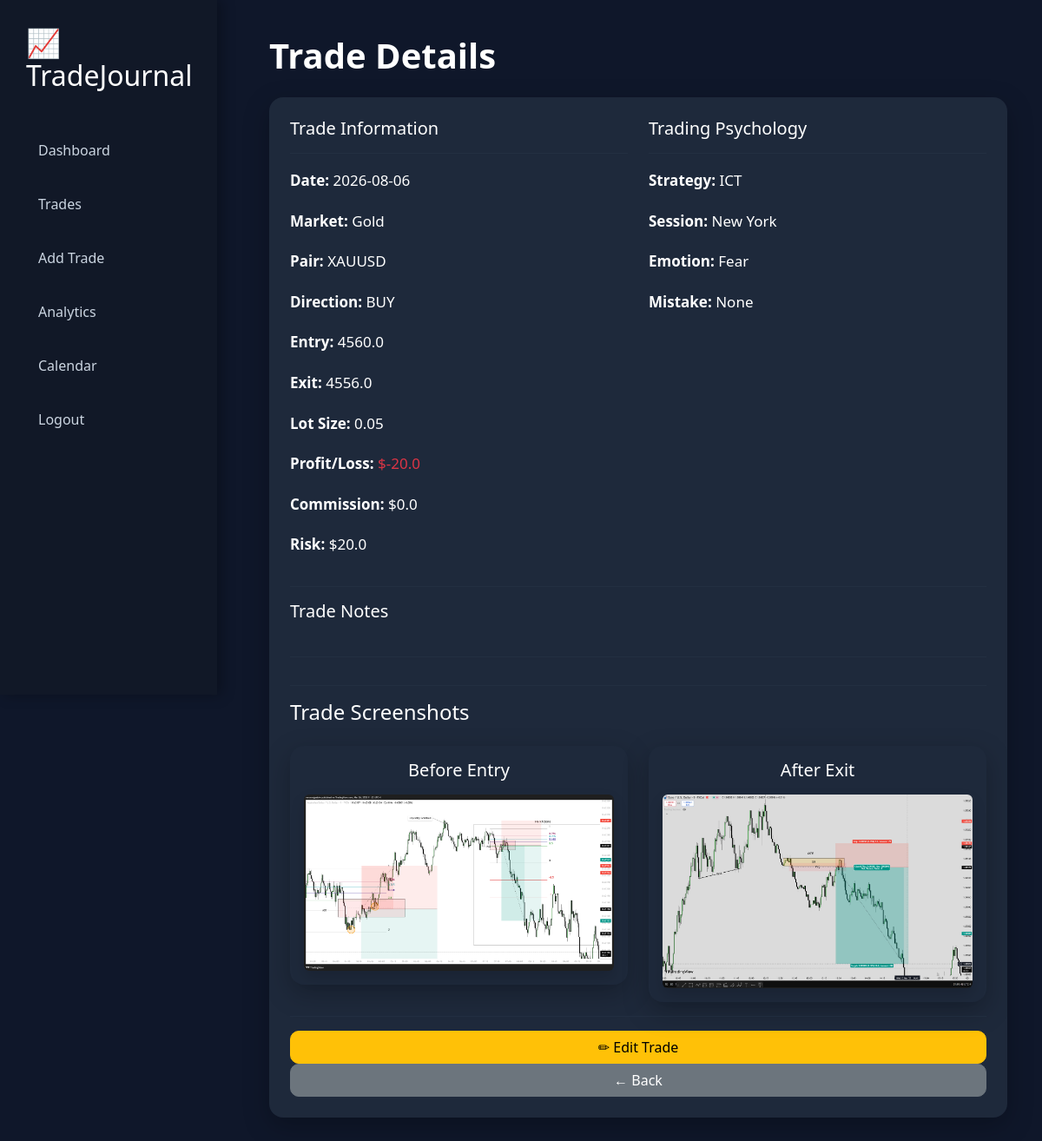
/trade/7 (signed in), run on the app's committed database.
### models/trade.py (models this page shows)
class Trade(db.Model):
    __tablename__ = "trades"
    id = db.Column(db.Integer, primary_key=True)
    date = db.Column(db.String(20), nullable=False)
    symbol = db.Column(db.String(20), nullable=False)
    direction = db.Column(db.String(10), nullable=False)
    entry = db.Column(db.Float, nullable=False)
    exit = db.Column(db.Float, nullable=False)
    lot = db.Column(db.Float, nullable=False)
    market = db.Column(db.String(20), default="Forex")
    profit_loss = db.Column(db.Float, default=0)
    commission = db.Column(db.Float, default=0)
    risk = db.Column(db.Float, default=0)
    strategy = db.Column(db.String(50), default="")
    session = db.Column(db.String(30), default="")
    emotion = db.Column(db.String(50), default="")
    mistake = db.Column(db.String(100), default="")
    notes = db.Column(db.Text)
    before_image = db.Column(db.String(255))
    after_image = db.Column(db.String(255))
    user_id = db.Column(db.Integer, db.ForeignKey("users.id"))

### routes/trades.py (the view)
@trades_bp.route("/trade/<int:trade_id>")
@login_required
def trade_details(trade_id):
    trade = Trade.query.filter_by(
        id=trade_id,
        user_id=current_user.id
    ).first_or_404()
    return render_template(
        "trade_details.html",
        trade=trade
    )

### app.py (called while the page is built)
@login_manager.user_loader
def load_user(user_id):
    return User.query.get(int(user_id))

### templates/trade_details.html (shortened to what this page needs)
{% extends "base.html" %}
{% block content %}
<h1 class="mb-4">Trade Details</h1>
<div class="card p-4">
    <div class="row">
        <div class="col-md-6">
            <h5>Trade Information</h5>
            <hr>
            <p><strong>Date:</strong> {{ trade.date }}</p>
            <p><strong>Market:</strong> {{ trade.market }}</p>
            <p><strong>Pair:</strong> {{ trade.symbol }}</p>
            <p><strong>Direction:</strong> {{ trade.direction }}</p>
            <p><strong>Entry:</strong> {{ trade.entry }}</p>
            <p><strong>Exit:</strong> {{ trade.exit }}</p>
            <p><strong>Lot Size:</strong> {{ trade.lot }}</p>
            <p><strong>Profit/Loss:</strong>
                {% if trade.profit_loss > 0 %}
                    <span class="text-success">${{ trade.profit_loss }}</span>
                {% elif trade.profit_loss < 0 %}
                    <span class="text-danger">${{ trade.profit_loss }}</span>
                {% else %}
                    $0
                {% endif %}
            </p>
            <p><strong>Commission:</strong> ${{ trade.commission }}</p>
            <p><strong>Risk:</strong> ${{ trade.risk }}</p>
        </div>
        <div class="col-md-6">
            <h5>Trading Psychology</h5>
            <hr>
            <p><strong>Strategy:</strong> {{ trade.strategy }}</p>
            <p><strong>Session:</strong> {{ trade.session }}</p>
            <p><strong>Emotion:</strong> {{ trade.emotion }}</p>
            <p><strong>Mistake:</strong> {{ trade.mistake }}</p>
        </div>
    </div>
    <hr>
    <h5>Trade Notes</h5>
    <hr>
<hr>
<h4 class="mb-4">Trade Screenshots</h4>
<div class="row">
    <div class="col-md-6">
        <div class="card p-3">
            <h5 class="text-center mb-3">Before Entry</h5>
            {% if trade.before_image %}
                <img
                    src="{{ url_for('uploaded_file', filename=trade.before_image) }}"
                    class="img-fluid rounded shadow">
            {% else %}
                <div class="text-center p-5">
                    <h6>No Screenshot</h6>
                </div>
            {% endif %}
        </div>
    </div>
    <div class="col-md-6">
        <div class="card p-3">
            <h5 class="text-center mb-3">After Exit</h5>
            {% if trade.after_image %}
                <img
                    src="{{ url_for('uploaded_file', filename=trade.after_image) }}"
                    class="img-fluid rounded shadow">
            {% else %}
                <div class="text-center p-5">
                    <h6>No Screenshot</h6>
                </div>
            {% endif %}
        </div>
    </div>
</div>
    <hr>
    <a href="/edit_trade/{{ trade.id }}" class="btn btn-warning">
        ✏ Edit Trade
    </a>
    <a href="/trades" class="btn btn-secondary">
        ← Back
    </a>
</div>
{% endblock %}

### static/css/style.css (style rules this page uses)
* { margin:0; padding:0; box-sizing:border-box; }
body { background:#0f172a; color:white; font-family:Segoe UI,Tahoma,Geneva,Verdana,sans-serif; }
.card { background:#1E293B; color:white; border:none; border-radius:16px; transition:.3s; }
.btn { border-radius:10px; }
h1 { font-weight:700; }
.card { box-shadow:0 10px 30px rgba(0,0,0,.25); }
.card p { font-size:17px; line-height:1.8; }
.card hr { border-color:#334155; }

### data on the page
Trade: date "2026-08-06", market "Gold", symbol "XAUUSD", direction "BUY", entry "4560.0", exit "4556.0", lot "0.05", profit_loss "-20.0", commission "0.0", risk "20.0", strategy "ICT", session "New York", emotion "Fear", mistake "None", before_image (picture), after_image (picture)
